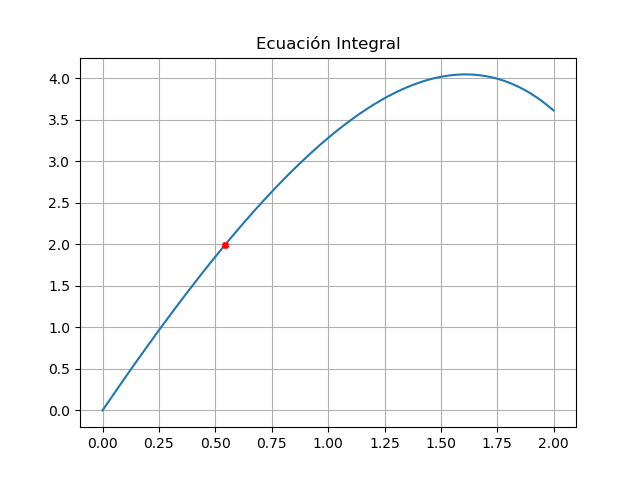

Python code for this plot:
import numpy as np
import matplotlib.pyplot as plt


# Definición de la función auxiliar.
def g(x):
    return (1+np.exp(x))/5


# Definición de la función que se quiere resolver.
def f(x):
    return 5*x-np.exp(x)+1

#Inicialización de las variables de interés:
p_0=0
tol=1e-5
salida=[]

i=0
while (i<5):
    p=g(p_0)
    print(np.exp(p)/5)
    if abs(p-p_0)<=tol:
        salida=p
    p_0=p
    i+=1

print(salida)
print(p)
print(f(p))

c=np.arange(0,2,0.001)
y=f(c)
plt.figure()
plt.plot(c,y)
plt.plot([p], [f(p)], marker='X', markersize=4, color="red")
plt.grid()
plt.title("Ecuación Integral")
plt.savefig("Punto_15.png")
plt.show()



